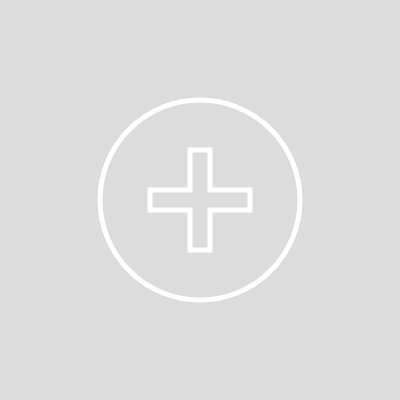
Frame 1 (no input)
Frame 60 (no input): identical to frame 1, image omitted
Frame 120 (the mouse pressed at the canvas centre since frame 60): identical to frame 1, image omitted

The p5.js sketch that drew this single still picture (run headless with seeded random() and noise() and a simulated clock; from frame 60 on, the mouse is pressed at the canvas centre):

// p5.js sketch
// ── sketch.js
function setup() {
  createCanvas(400, 400);
  background(220);
  noFill();
  strokeWeight(5);
  stroke(255);
  translate(width/2, height/2); 


  ellipse(0, 0, 200);


  beginShape();
  vertex(-50, -10);
  vertex(-50, 10);
  vertex(-10, 10);
  vertex(-10, 50);
  vertex(10, 50);
  vertex(10, 10);
  vertex(50, 10);
  vertex(50, -10);
  vertex(10, -10);
  vertex(10, -50);
  vertex(-10, -50);
  vertex(-10, -10);
  endShape(CLOSE);
}

function draw() {

}
